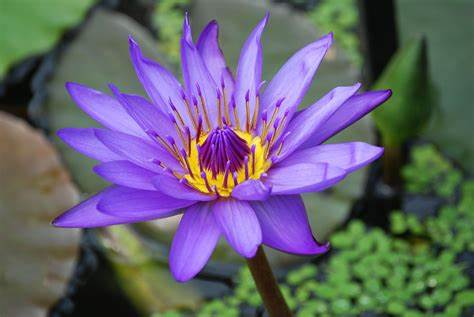
#> input picture flower.jpg, 474 x 317 px, found by its file name
$ python l3q1.py
#> lines starting #> are read from the running program, lines starting #| are printed output that depends on the picture
#good old histogram equalisation
import cv2 as cv
import numpy as np
import matplotlib.pyplot as plt

path=r"C:\Users\student\PycharmProjects\220962410_Udita\flower.jpg"
img=cv.imread(path,0)
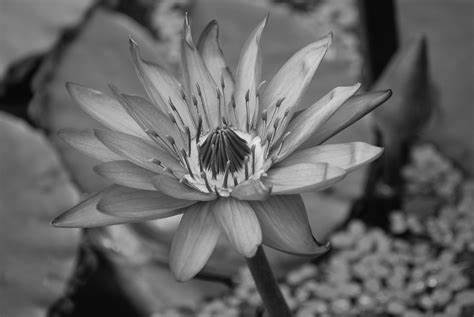
#> img: shape (317, 474); min 2, max 244, mean 101.5

hist,bins=np.histogram(img.flatten(),256,[0,256])
#> hist = 256 values, max 2230 at index 107, min 0 at index 0, mean 586.9; bins = 257 values from 0 to 256

cdf=hist.cumsum()
#> cdf = 256 values from 0 to 150258
cdf_normal=cdf*float(hist.max()/cdf.max())
#> cdf_normal = 256 values from 0 to 2230

plt.subplot(131)
plt.imshow(img,cmap="gray")

plt.subplot(132)
plt.plot(cdf_normal, color="b")
plt.hist(img.flatten(), 256,[0,256], color="r")
plt.xlim([0,256])

plt.subplot(133)
equ=cv.equalizeHist(img)
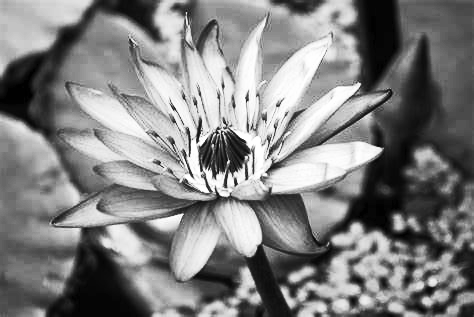
#> equ: shape (317, 474); min 0, max 255, mean 128.5
plt.imshow(equ, cmap="gray")
plt.show()
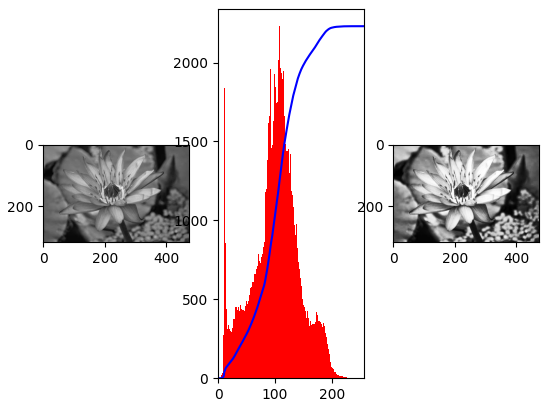
#> figure drawn by matplotlib, 3 panels; panel 2: tallest bar 2230 high, from x = 107 to 108; panel 2: curve peaks at x = 244, y = 2230
